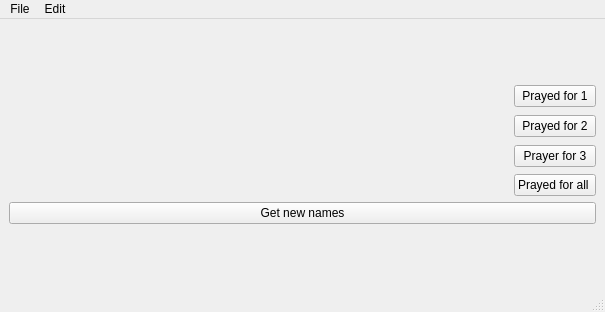
<?xml version="1.0" encoding="UTF-8"?>
<ui version="4.0">
 <class>MainWindow</class>
 <widget class="QMainWindow" name="MainWindow">
  <property name="geometry">
   <rect>
    <x>0</x>
    <y>0</y>
    <width>605</width>
    <height>312</height>
   </rect>
  </property>
  <property name="sizePolicy">
   <sizepolicy hsizetype="Fixed" vsizetype="Fixed">
    <horstretch>0</horstretch>
    <verstretch>0</verstretch>
   </sizepolicy>
  </property>
  <property name="minimumSize">
   <size>
    <width>605</width>
    <height>312</height>
   </size>
  </property>
  <property name="maximumSize">
   <size>
    <width>605</width>
    <height>312</height>
   </size>
  </property>
  <property name="windowTitle">
   <string>Prayer App</string>
  </property>
  <widget class="QWidget" name="centralwidget">
   <layout class="QGridLayout" name="gridLayout_2">
    <item row="1" column="0">
     <layout class="QGridLayout" name="gridLayout">
      <property name="horizontalSpacing">
       <number>3</number>
      </property>
      <item row="4" column="0" colspan="2">
       <widget class="QPushButton" name="newNamesButton">
        <property name="text">
         <string>Get new names</string>
        </property>
       </widget>
      </item>
      <item row="1" column="1">
       <widget class="QPushButton" name="name2Button">
        <property name="text">
         <string>Prayed for 2</string>
        </property>
       </widget>
      </item>
      <item row="2" column="0">
       <widget class="QLabel" name="name3Label">
        <property name="font">
         <font>
          <pointsize>16</pointsize>
         </font>
        </property>
        <property name="text">
         <string/>
        </property>
        <property name="alignment">
         <set>Qt::AlignCenter</set>
        </property>
       </widget>
      </item>
      <item row="1" column="0">
       <widget class="QLabel" name="name2Label">
        <property name="font">
         <font>
          <pointsize>16</pointsize>
         </font>
        </property>
        <property name="text">
         <string/>
        </property>
        <property name="alignment">
         <set>Qt::AlignCenter</set>
        </property>
       </widget>
      </item>
      <item row="0" column="0">
       <widget class="QLabel" name="name1Label">
        <property name="sizePolicy">
         <sizepolicy hsizetype="MinimumExpanding" vsizetype="Preferred">
          <horstretch>0</horstretch>
          <verstretch>0</verstretch>
         </sizepolicy>
        </property>
        <property name="minimumSize">
         <size>
          <width>460</width>
          <height>0</height>
         </size>
        </property>
        <property name="font">
         <font>
          <family>MS Shell Dlg 2</family>
          <pointsize>16</pointsize>
         </font>
        </property>
        <property name="text">
         <string/>
        </property>
        <property name="alignment">
         <set>Qt::AlignCenter</set>
        </property>
       </widget>
      </item>
      <item row="0" column="1">
       <widget class="QPushButton" name="name1Button">
        <property name="text">
         <string>Prayed for 1</string>
        </property>
       </widget>
      </item>
      <item row="2" column="1">
       <widget class="QPushButton" name="name3Button">
        <property name="text">
         <string>Prayer for 3</string>
        </property>
       </widget>
      </item>
      <item row="3" column="1">
       <widget class="QPushButton" name="prayedForAllButton">
        <property name="text">
         <string>Prayed for all </string>
        </property>
       </widget>
      </item>
     </layout>
    </item>
   </layout>
  </widget>
  <widget class="QMenuBar" name="menubar">
   <property name="geometry">
    <rect>
     <x>0</x>
     <y>0</y>
     <width>605</width>
     <height>31</height>
    </rect>
   </property>
   <widget class="QMenu" name="menuFile">
    <property name="title">
     <string>File</string>
    </property>
    <addaction name="actionImport"/>
    <addaction name="actionExport"/>
    <addaction name="actionReset_names"/>
    <addaction name="actionQuit"/>
   </widget>
   <widget class="QMenu" name="menuEdit">
    <property name="title">
     <string>Edit</string>
    </property>
    <addaction name="actionAdd_new_name"/>
    <addaction name="actionEdit_names"/>
   </widget>
   <addaction name="menuFile"/>
   <addaction name="menuEdit"/>
  </widget>
  <widget class="QStatusBar" name="statusbar"/>
  <action name="actionImport">
   <property name="text">
    <string>Import</string>
   </property>
  </action>
  <action name="actionExport">
   <property name="text">
    <string>Export</string>
   </property>
  </action>
  <action name="actionAdd_new_name">
   <property name="text">
    <string>Add new name</string>
   </property>
  </action>
  <action name="actionEdit_names">
   <property name="text">
    <string>Edit names</string>
   </property>
  </action>
  <action name="actionQuit">
   <property name="text">
    <string>Quit</string>
   </property>
  </action>
  <action name="actionReset_names">
   <property name="text">
    <string>Reset names</string>
   </property>
  </action>
 </widget>
 <resources/>
 <connections/>
</ui>
